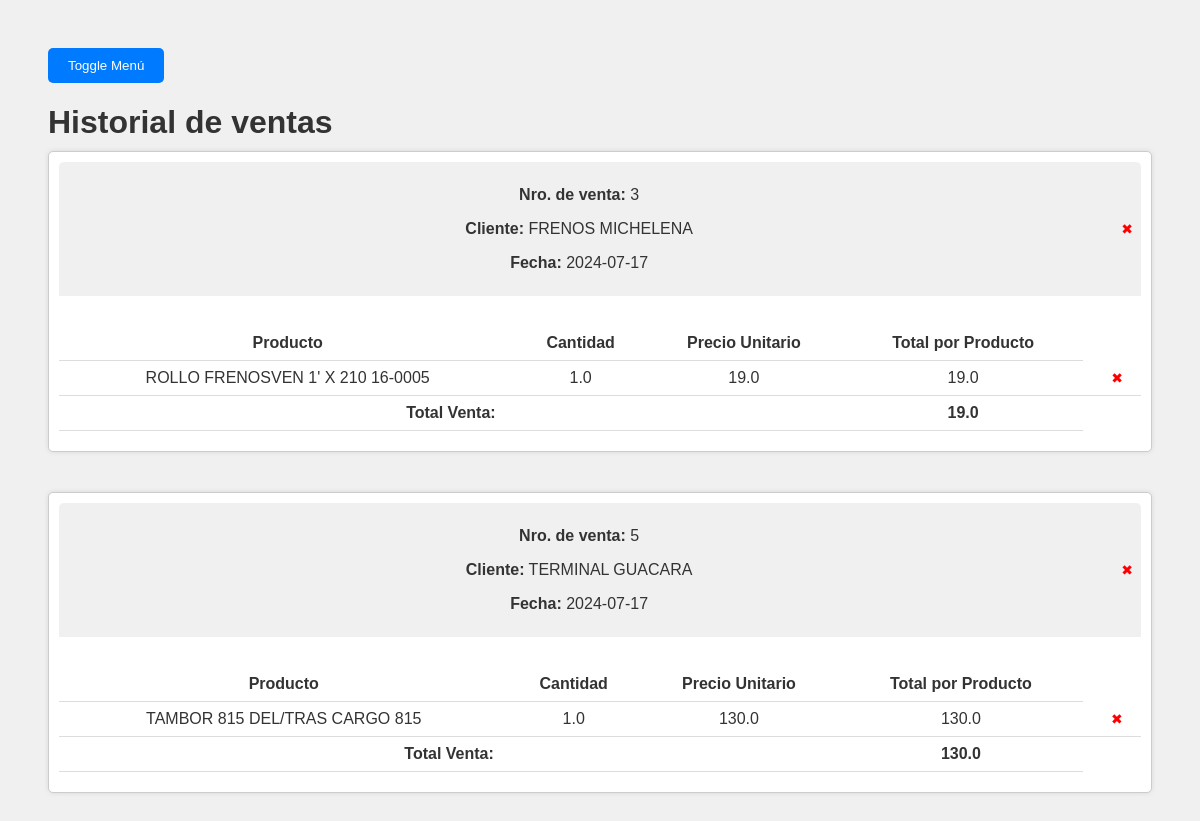
Before: /historial_ventas with the older database file.
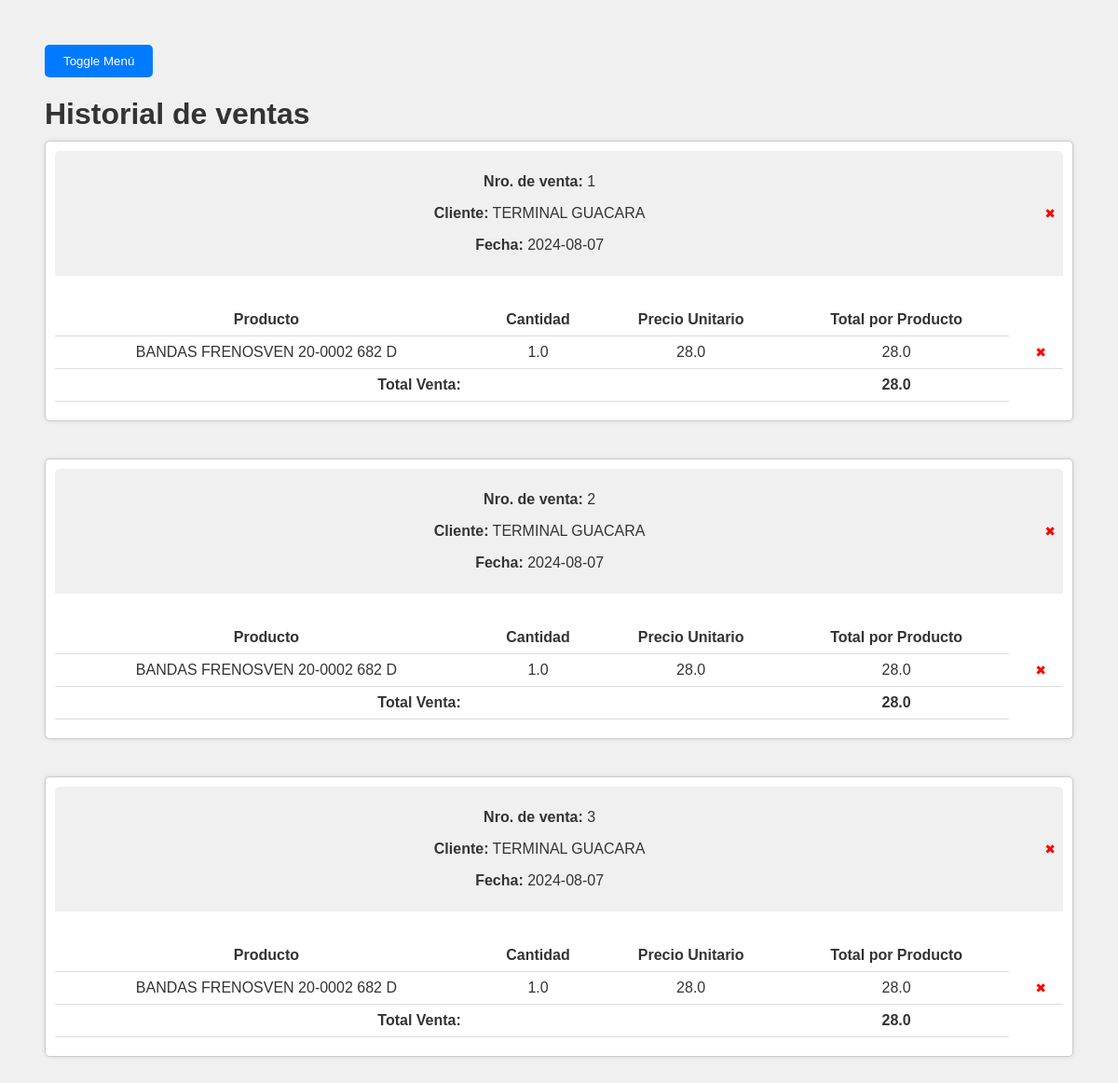
After: the same page with the newer database file.
### tables this page shows
CREATE TABLE Ventas (
    id INTEGER PRIMARY KEY AUTOINCREMENT,
    numero_venta INTEGER,
    cliente TEXT,
    producto TEXT,
    cantidad INTEGER,
    precio REAL,
    costo REAL,
    fecha DATE,
    FOREIGN KEY (cliente) REFERENCES Clientes(nombre_cliente)
);

### routes/historial_ventas.py (the view)
@historial_ventas_bp.route('/historial_ventas')
def historial_ventas():
    db = get_db()
    cursor = db.execute('SELECT id, numero_venta, cliente, fecha, producto, cantidad, precio FROM Ventas ORDER BY numero_venta')
    ventas = cursor.fetchall()
    for venta in ventas:
        id = venta['id']
    ventas_agrupadas = []
    current_numero_venta = None
    venta_actual = None
    for venta in ventas:
        if venta['numero_venta'] != current_numero_venta:
            if venta_actual:
                total_venta = sum(producto['cantidad'] * producto['precio'] for producto in venta_actual['productos'])
                venta_actual['total_venta'] = total_venta
                ventas_agrupadas.append(venta_actual)
            venta_actual = {
                'numero_venta': venta['numero_venta'],
                'cliente': venta['cliente'],
                'fecha': venta['fecha'],
                'productos': []
            }
            current_numero_venta = venta['numero_venta']
        try:
            cantidad = float(venta['cantidad']) if venta['cantidad'] else 0.0
        except ValueError:
            cantidad = 0.0
        try:
            precio = float(venta['precio']) if venta['precio'] else 0.0
        except ValueError:
            precio = 0.0
        venta_actual['productos'].append({
            'id': venta['id'],
            'producto': venta['producto'],
            'cantidad': cantidad,  # Convertir a float
            'precio': precio  # Convertir a float
        })
    if venta_actual:
        total_venta = sum(float(producto['cantidad']) * float(producto['precio']) for producto in venta_actual['productos'])
        venta_actual['total_venta'] = total_venta
        ventas_agrupadas.append(venta_actual)
    return render_template('historial_ventas.html', ventas=ventas_agrupadas)

### app.py (called while the page is built)
def create_app():
    app = Flask(__name__, template_folder='templates')
    app.config['SECRET_KEY'] = cargar_clave_secreta()
    @app.before_request
    def before_request():
        g.db = get_db()
    @app.teardown_appcontext
    def teardown_appcontext(error):
        close_db(error)
    @app.route('/')
    def index():
        print('hola')
        return render_template('index.html')
    app.register_blueprint(agregar_stock_bp)
    app.register_blueprint(sumar_stock_bp)
    app.register_blueprint(automatizar_mensajes_bp)
    app.register_blueprint(crear_notas_entrega_bp)
    app.register_blueprint(historial_ventas_bp)
    app.register_blueprint(manejar_credito_bp)
    app.register_blueprint(mostrar_inventario_bp)
    app.register_blueprint(nueva_venta_bp)
    return app

### routes/database.py (called while the page is built)
def get_db():
    if 'db' not in g:
        g.db = sqlite3.connect(DATABASE)
        g.db.row_factory = sqlite3.Row
    return g.db

### templates/historial_ventas.html (shortened to what this page needs)
<!DOCTYPE html>
<html lang="en">
<head>
    <link rel="stylesheet" href="{{ url_for ('static', filename='style.css')}}">
</head>
<body>
    <div class="contenido-principal">
        <button id="toggle-button">Toggle Menú</button>
        <h1 class="titulo_principal">Historial de ventas</h1>
        <div id="historial" class="ventas-container">
            {% for venta in ventas %}
            <div class="venta-card">
                <div class="venta-header">
                    <div>
                        <p><strong>Nro. de venta:</strong> {{ venta.numero_venta }}</p>
                        <p><strong>Cliente:</strong> {{ venta.cliente }}</p>
                        <p><strong>Fecha:</strong> {{ venta.fecha }}</p>
                    </div>
                    <form action="/eliminar_venta/{{ venta.numero_venta }}" method="post">
                        <span class="eliminar-venta" title="Eliminar Venta" onclick="this.parentElement.submit()">&#x2716;</span>
                    </form>
                </div>
                <div class="venta-body">
                    <table>
                        <thead>
                            <tr>
                                <th>Producto</th>
                                <th>Cantidad</th>
                                <th>Precio Unitario</th>
                                <th>Total por Producto</th>
                            </tr>
                        </thead>
                        <tbody>
                            {% for producto in venta.productos %}
                            <tr>
                                <td>{{ producto.producto }}</td>
                                <td>{{ producto.cantidad }}</td>
                                <td>{{ producto.precio }}</td>
                                <td>{{ producto.cantidad * producto.precio }}</td>
                                <td>
                                    <form action="/eliminar_producto/{{ venta.numero_venta }}/{{ producto.id }}" method="post">
                                        <span class="eliminar-venta" title="Eliminar Producto" onclick="this.parentElement.submit()">&#x2716;</span>
                                    </form>
                                </td>
                            </tr>
                            {% endfor %}
                        </tbody>
                        <tfoot>
                            <tr>
                                <td colspan="3"><strong>Total Venta:</strong></td>
                                <td><strong>{{ venta.total_venta }}</strong></td>
                            </tr>
                        </tfoot>
                    </table>
                </div>
            </div>
            {% endfor %}
        </div>
    </div>
</body>
</html>

### static/style.css (style rules this page uses)
body { font-family: Arial, sans-serif; background-color: #f0f0f0; padding: 20px; display: flex; justify-content: space-between; color: #333333; }
h1, h2, h3, h4, h5, h6 { color: #f0f0f0; margin-bottom: 10px; }
button { background-color: #007BFF; color: white; border: none; padding: 10px 20px; border-radius: 5px; cursor: pointer; transition: background-color 0.3s ease; }
table { width: 100%; border-collapse: collapse; margin-top: 10px; text-align: center; }
th, td { padding: 8px; text-align: center; border-bottom: 1px solid #dddddd; }
.contenido-principal { margin-left: 0; width: 100%; padding: 20px; transition: margin-left 0.3s ease; }
.ventas-container { display: flex; flex-wrap: wrap; gap: 20px; }
.venta-card { background-color: #ffffff; border: 1px solid #cccccc; border-radius: 5px; box-shadow: 0 0 5px rgba(0, 0, 0, 0.1); width: calc(100% - 20px); padding: 10px; position: relative; margin-bottom: 20px; }
.venta-header { background-color: #f0f0f0; border-top-left-radius: 5px; border-top-right-radius: 5px; padding: 8px; margin-bottom: 10px; display: flex; justify-content: space-between; align-items: center; text-align: center; flex-wrap: wrap; }
.venta-header > div { flex: 1; margin-right: 20px; }
.venta-body { padding: 10px 0; }
.eliminar-venta { font-size: 14px; color: #ff0000; cursor: pointer; margin-left: 10px; }
.titulo_principal { color: #333; }

Changed rows visible on the page:
removed Ventas: numero_venta "3", cliente "FRENOS MICHELENA", fecha "2024-07-17", producto "ROLLO FRENOSVEN 1' X 210 16-0005", cantidad "1.0", precio "19.0", producto.cantidad*producto.precio "19.0", total_venta "19.0"
removed Ventas: numero_venta "5", cliente "TERMINAL GUACARA", fecha "2024-07-17", producto "TAMBOR 815 DEL/TRAS CARGO 815", cantidad "1.0", precio "130.0", producto.cantidad*producto.precio "130.0", total_venta "130.0"
added Ventas: numero_venta "1", cliente "TERMINAL GUACARA", fecha "2024-08-07", producto "BANDAS FRENOSVEN 20-0002 682 D", cantidad "1.0", precio "28.0", producto.cantidad*producto.precio "28.0", total_venta "28.0"
added Ventas: numero_venta "2", cliente "TERMINAL GUACARA", fecha "2024-08-07", producto "BANDAS FRENOSVEN 20-0002 682 D", cantidad "1.0", precio "28.0", producto.cantidad*producto.precio "28.0", total_venta "28.0"
added Ventas: numero_venta "3", cliente "TERMINAL GUACARA", fecha "2024-08-07", producto "BANDAS FRENOSVEN 20-0002 682 D", cantidad "1.0", precio "28.0", producto.cantidad*producto.precio "28.0", total_venta "28.0"
